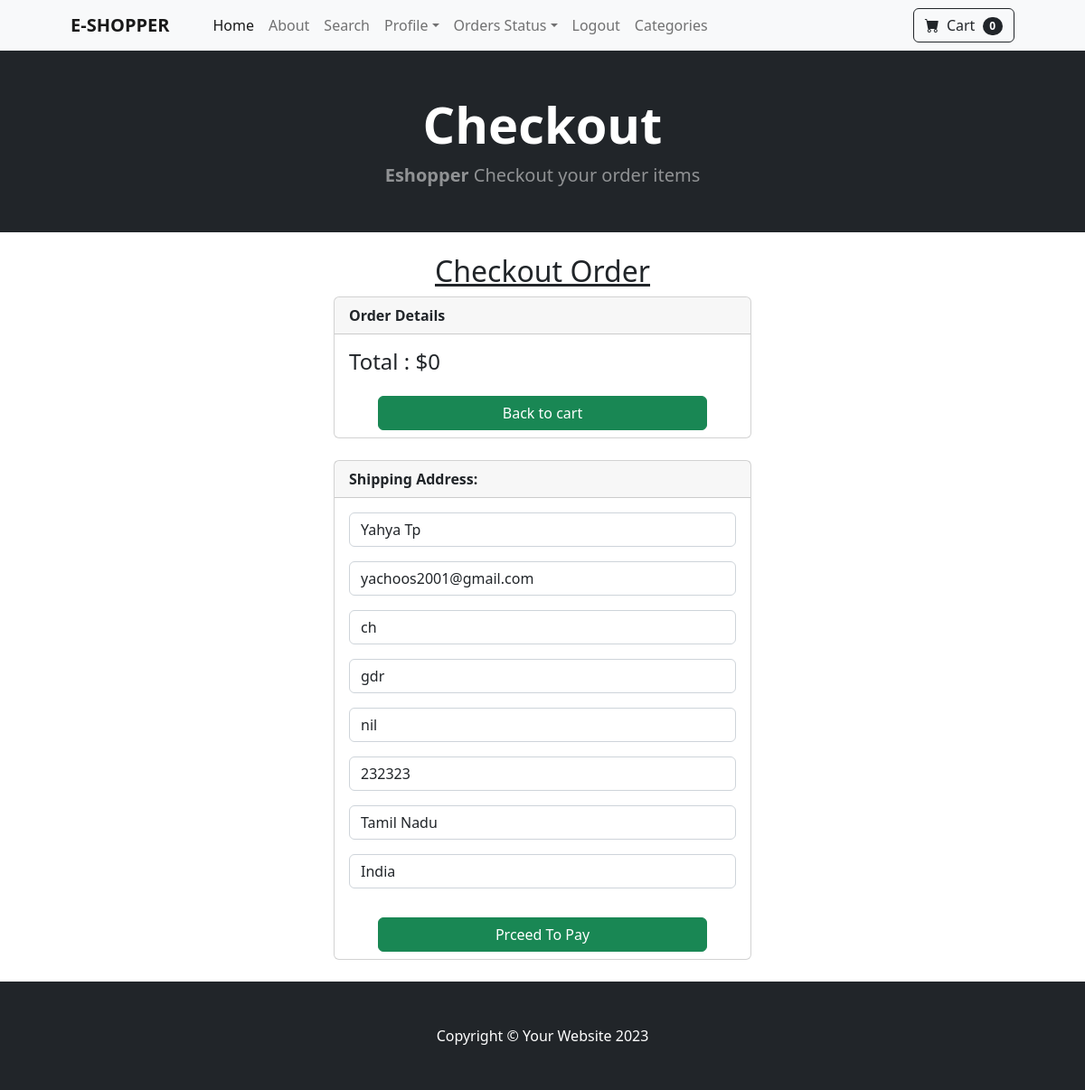
The app's page /payments/checkout/ (signed in) with its own data.
### payments/models.py (models this page shows, shortened)
class ShippingAddress(models.Model):
    user =models.ForeignKey(User,on_delete=models.CASCADE,null=True,blank=True)
    shipping_full_name =models.CharField(max_length=200)
    shipping_email =models.CharField(max_length=200)
    shipping_address1 =models.CharField(max_length=200)
    shipping_address2 =models.CharField(max_length=200)
    shipping_city =models.CharField(max_length=200)
    shipping_zipcode =models.CharField(max_length=10)
    shipping_state =models.CharField(max_length=200)
    shipping_country =models.CharField(max_length=200)
    class Meta:
        verbose_name_plural ="ShippingAddress"

### payments/views.py (the view)
# urls.py: path('checkout/',views.checkout,name='checkout'),
def checkout(request):
    cart =Cart(request)
    cart_products =cart.get_products
    quantities =cart.get_quantity
    total =cart.cart_total
    if request.user.is_authenticated:
        ship_user =ShippingAddress.objects.get(user__id =request.user.id)
        ship_form =shipping_address_form(request.POST or None,instance=ship_user)
        return render(request,'checkout.html',{"cart_products":cart_products,"quantities":quantities,"total":total,'ship_form':ship_form})
    else:
        ship_form =shipping_address_form(request.POST or None)
        return render(request,'checkout.html',{"cart_products":cart_products,"quantities":quantities,"total":total,'ship_form':ship_form})

### cart/cart.py (called while the page is built, shortened)
    def __len__(self):
        return len(self.cart)

    def get_products(self):
        product_ids =self.cart.keys()
        products =Products.objects.filter(id__in =product_ids)
        return products

    def cart_total(self):
        product_ids =self.cart.keys()
        products =Products.objects.filter(id__in =product_ids)
        quantities =self.cart
        total = 0
        return total

### cart/context_processors.py (called while the page is built)
def cart(request):
    return{'cart':Cart(request)}

### payments/templates/checkout.html (shortened to what this page needs)
{% extends 'base.html' %}
{% block content %}
        <header class="bg-dark py-5">
            <div class="container px-4 px-lg-5 ">
                <div class="text-center text-white">
                    <h1 class="display-4 fw-bolder">Checkout</h1>
                    <p class="lead fw-normal text-white-50 mb-0"><b>Eshopper</b> Checkout your order items</p>
                </div>
            </div>
        </header>
        <div class="row d-flex justify-content-center">
                <div class="col-sm-5 align-items-center p-4">
                    <h2 class="text-center "><u>Checkout Order</u></h2>
                    <div class="card ">
                        <div class="card-header">
                          <b>Order Details</b>
                        </div>
                        <div class="card-body">
                          <h4>Total : ${{ total }}</h4>
                        </div>
                        <a href="{% url 'cartsummary' %}" class="btn btn-success mx-5 mb-2" type="submit">Back to cart</a>
                      </div>
                <br>
                  <form method="POST" action="{% url 'billing_info' %}">
                    <div class="card">
                    <div class="card-header">
                      <b>Shipping Address:</b>
                    </div>
                    <div class="card-body justify-content-center">
                      {{ ship_form.as_p }}
                    </div>
                    <button class="btn btn-success mx-5 mb-2" type="submit">Prceed To Pay</button>
                  </div>
                </form>
        </div>
{% endblock %}

### records on screen
ShippingAddress: shipping_full_name "Yahya Tp", shipping_email "yachoos2001@gmail.com", shipping_address1 "ch", shipping_address2 "gdr", shipping_city "nil", shipping_zipcode "232323", shipping_state "Tamil Nadu", shipping_country "India"

### other values on screen
{{ cart|length }} "0"
{{ total }} "0"
